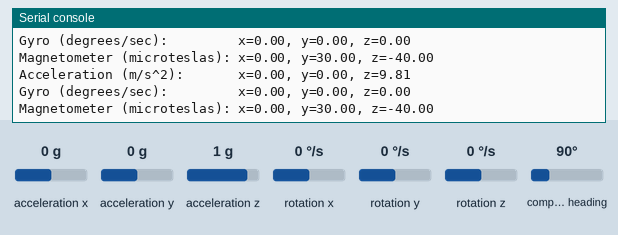
Recording of a program running on a simulated CircuitPython board. Parts: the last lines printed to the serial console. The inputs (shaded band) are chosen by the test bench; at power-on: acceleration x 0 g, acceleration y 0 g, acceleration z 1 g, rotation x 0 °/s, rotation y 0 °/s, rotation z 0 °/s, compass heading 90°.

Above: at 1.2 s.
1.3 s: acceleration x set to -1.4 g
At 1.9 s:
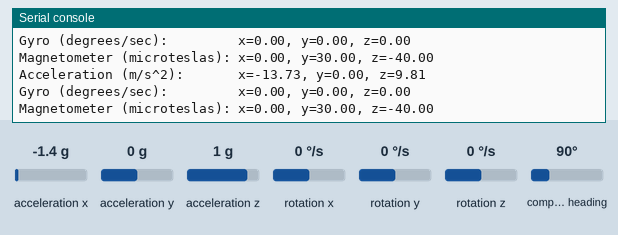
2.8 s: acceleration y set to -1.4 g
At 3.4 s:
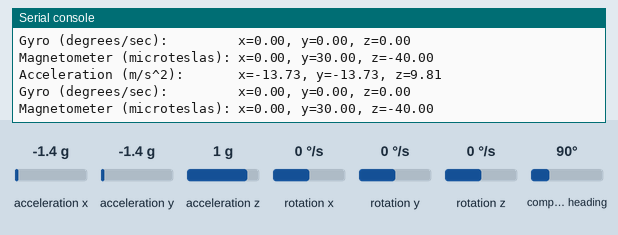
4.3 s: acceleration z set to -1.4 g
At 4.9 s:
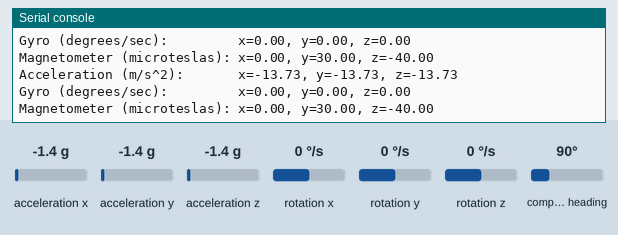
5.8 s: rotation x set to -192 °/s
At 6.4 s:
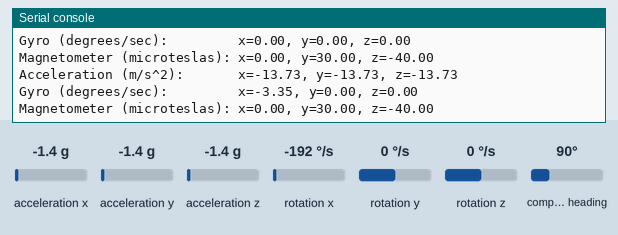
7.3 s: rotation y set to -192 °/s
At 8.0 s:
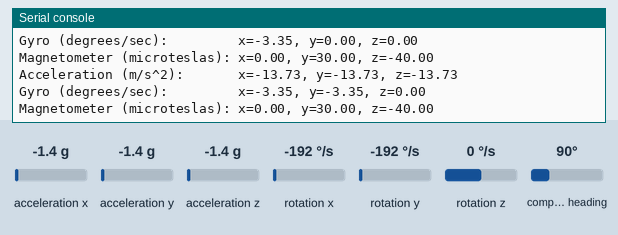

Measured:
- after the input at 1.3 s, the serial console: prints a new line after 0.21 s (image 1)
- after the input at 2.8 s, the serial console: prints a new line after 0.22 s (image 2)
- after the input at 4.3 s, the serial console: prints a new line after 0.22 s (image 3)
- after the input at 5.8 s, the serial console: prints a new line after 0.23 s (image 4)
- after the input at 7.3 s, the serial console: prints a new line after 0.24 s (image 5)

The program:

code.py
```python
import time
import board
from adafruit_lsm6ds.lsm6ds33 import LSM6DS33
from adafruit_lis3mdl import LIS3MDL

# Initialize LSM6DS33 for gyro and accelerometer
sensor_gyro = LSM6DS33(board.I2C())

# Initialize LIS3MDL for magnetometer
sensor_mag = LIS3MDL(board.I2C())

while True:
    # Read acceleration, gyro, and magnetometer data
    accel_x, accel_y, accel_z = sensor_gyro.acceleration
    gyro_x, gyro_y, gyro_z = sensor_gyro.gyro
    mag_x, mag_y, mag_z = sensor_mag.magnetic

    # Print the sensor readings
    print("Acceleration (m/s^2):       x={:.2f}, y={:.2f}, z={:.2f}".format(accel_x, accel_y, accel_z))
    print("Gyro (degrees/sec):         x={:.2f}, y={:.2f}, z={:.2f}".format(gyro_x, gyro_y, gyro_z))
    print("Magnetometer (microteslas): x={:.2f}, y={:.2f}, z={:.2f}".format(mag_x, mag_y, mag_z))

    # Delay for a second
    time.sleep(.5)
```
